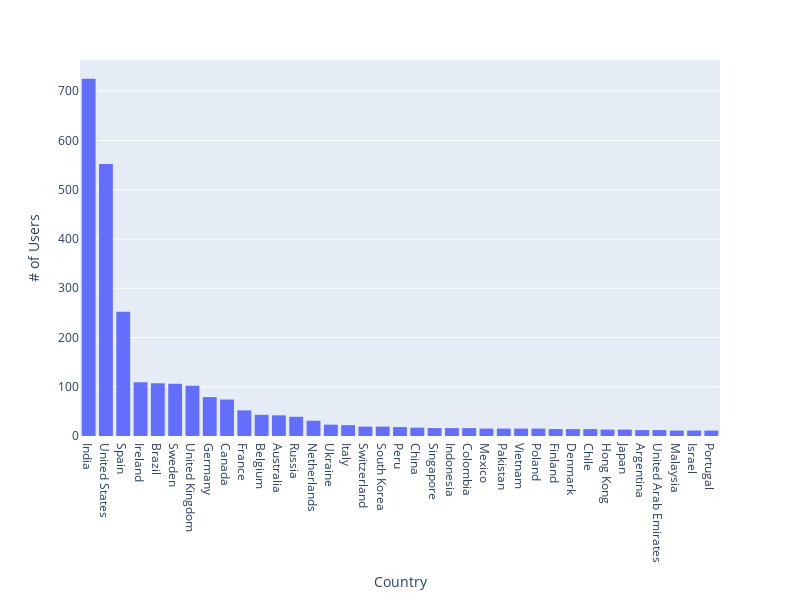

This figure's notebook cell:
### Markdown cell above
## Geograhpical breakdown

For the sake of readability, we've filtered the data to only include those countries with over 10 users.

### Code cell
locations = pd.DataFrame(df.location.apply(eval).apply(pd.Series))
locations = locations.groupby('country').filter(lambda x : len(x)>10)

fig = px.histogram(x = locations['country'], width=800, height=600)

fig.layout.xaxis.title.text = 'Country'
fig.layout.yaxis.title.text = '# of Users'

fig.update_layout(xaxis={'categoryorder':'total descending'})

fig.show()

### Figure 1 — Plotly figure (JSON) as saved in the notebook; plotly's stock layout.template omitted (floating-point values rounded to 4 significant figures; data arrays with more than 128 entries replaced by an {"elided": "..."} marker saying what was removed)
{"data": [{"alignmentgroup": "True", "bingroup": "x", "hovertemplate": "x=%{x}<br>count=%{y}<extra></extra>", "legendgroup": "", "marker": {"color": "#636efa"}, "name": "", "offsetgroup": "", "orientation": "v", "showlegend": false, "type": "histogram", "x": {"elided": "2664 str values"}, "xaxis": "x", "yaxis": "y"}], "layout": {"barmode": "relative", "height": 600, "legend": {"tracegroupgap": 0}, "margin": {"t": 60}, "width": 800, "xaxis": {"anchor": "y", "categoryorder": "total descending", "domain": [0, 1], "title": {"text": "Country"}}, "yaxis": {"anchor": "x", "domain": [0, 1], "title": {"text": "# of Users"}}}}
